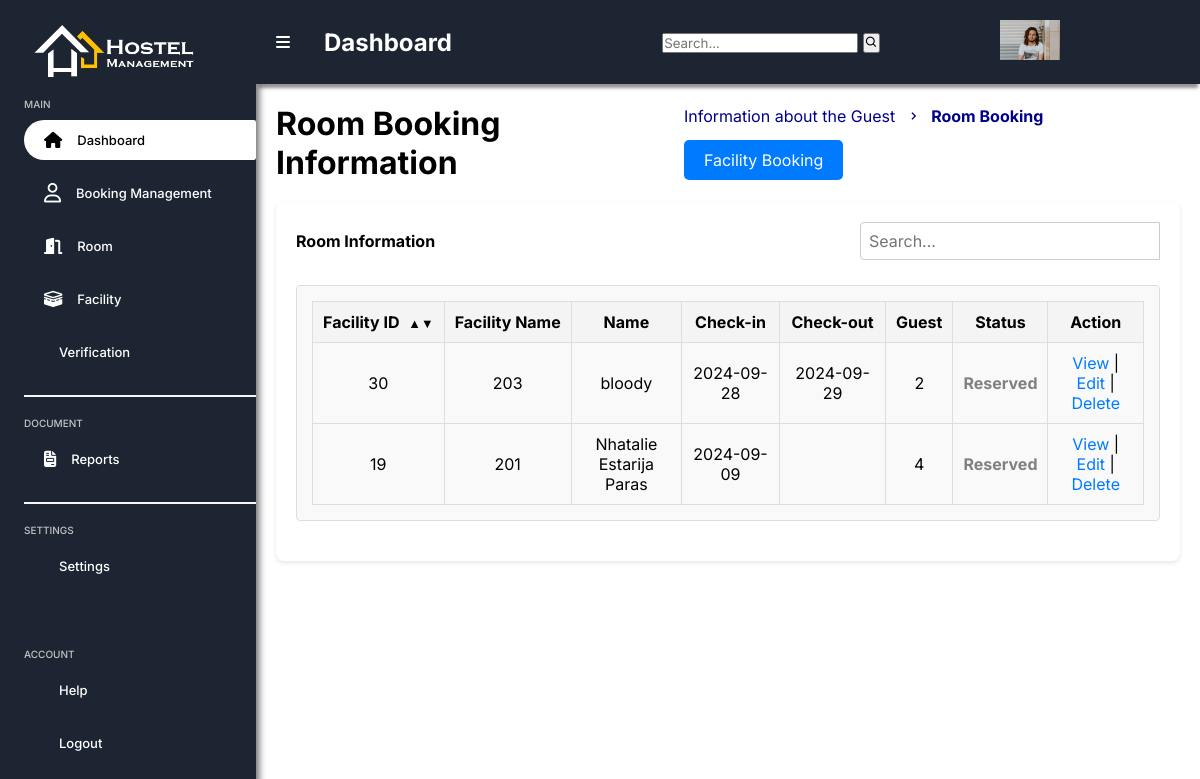
Page /roombooking.php on the committed database.
### tables this page shows
CREATE TABLE `room_reservation` (
  `room_id` int(100) NOT NULL,
  `fullname` varchar(100) NOT NULL,
  `email` varchar(100) NOT NULL,
  `address` text NOT NULL,
  `phonenumber` text NOT NULL,
  `Totalguest` int(100) NOT NULL,
  `guestimage` text DEFAULT NULL,
  `roomtype` text NOT NULL,
  `roomnumber` text NOT NULL,
  `checkin` date DEFAULT NULL,
  `checkout` date DEFAULT NULL,
  `amenities` text NOT NULL,
  `status` varchar(100) NOT NULL,
  `accompany` text NOT NULL
);

### roombooking.php (the view, shortened to what this page needs)
<?php
include 'php/connection.php';
?>
<!DOCTYPE html>
<html lang="en">
<?php include 'includes/head.php'; ?>
<body>
    <?php include 'includes/sidebar.php'; ?>
    <div id="main-content">
        <?php include 'includes/header.php'; ?>
        <main>
            <div class="four-box-container">
                <h1>Room Booking Information</h1>
                <div class="breadcrumb">
                    <a href="#">Information about the Guest</a>
                    <i class='bx bx-chevron-right'></i>
                    <a class="active" href="#">Room Booking</a>
                    <a href="facilitybooking.php" id="refreshStats" class="btn btn-refresh">Facility Booking</a>
                </div>
            </div>
            <div class="box-info-container">
                <div class="header-container" style="width: 100%; ">
                    <h4>Room Information</h4>
                    <div class="search-bar">
                        <input type="text" id="searchInput" placeholder="Search..." onkeyup="searchTable()">
                    </div>
                </div>
                <div class="horizontal-box" style="width: 100%; margin-top: -15px;">
                    <table id="bookingTable">
                        <thead>
                            <tr>
                                <th>Facility ID <span class="sort-icon" onclick="sortTable(0)">&#x25B2;&#x25BC;</span>
                                </th>
                                <th>Facility Name</th>
                                <th>Name</th>
                                <th>Check-in</th>
                                <th>Check-out</th>
                                <th>Guest</th>
                                <th>Status</th>
                                <th>Action</th>
                            </tr>
                        </thead>
                        <tbody>
                            <?php
                            $sql = "SELECT room_id, roomnumber, fullname, checkin, checkout, Totalguest, status FROM room_reservation";
                            $result = $conn->query($sql);
                            if ($result->num_rows > 0) {
                                while ($row = $result->fetch_assoc()) {
                                    echo "<tr>";
                                    echo "<td>" . htmlspecialchars($row['room_id']) . "</td>";
                                    echo "<td>" . htmlspecialchars($row['roomnumber']) . "</td>";
                                    echo "<td>" . htmlspecialchars($row['fullname']) . "</td>";
                                    echo "<td>" . htmlspecialchars($row['checkin']) . "</td>";
                                    echo "<td>" . htmlspecialchars($row['checkout']) . "</td>";
                                    echo "<td>" . htmlspecialchars($row['Totalguest']) . "</td>";
                                    echo "<td style='color:grey;'><strong>" . htmlspecialchars($row['status']) . "</strong></td>";
                                    echo "<td>
                                                <a href='roombooking.php?id=" . htmlspecialchars($row['room_id']) . "'>View</a> |
                                                <a href='roombooking.php?id=" . htmlspecialchars($row['room_id']) . "'>Edit</a> |
                                                <a href='roombooking.php?id=" . htmlspecialchars($row['room_id']) . "' onclick='return confirm(\"Are you sure you want to delete this booking?\")'>Delete</a>
                                            </td>";
                                    echo "</tr>";
                                }
                            } else {
                                echo "<tr><td colspan='8'>No bookings found</td></tr>";
                            }
                            ?>
                        </tbody>
                    </table>
                </div>
            </div>
        </main>
    </div>
</body>
</html>

### assets/css/sidebarr.css (style rules this page uses)
* { margin: 0; padding: 0; box-sizing: border-box; font-family: "Inter", sans-serif; }
body { background-color: #ffffff; }
.search-bar { position: relative; width: 300px; }
.search-bar input { width: 100%; padding: 10px; border: 1px solid #ccc; border-radius: 5px; }

### assets/css/style.css (style rules this page uses)
.four-box-container { display: flex; justify-content: space-between; gap: 20px; padding: 20px; }
.breadcrumb { display: flex; align-items: center; gap: 10px; flex-wrap: wrap; }
.breadcrumb a { text-decoration: none; color: #00008B; }
.breadcrumb a.active { font-weight: bold; }
.breadcrumb i { color: #00008B; }
table { font-family: arial, sans-serif; border-collapse: collapse; width: 100%; }
td, th { border: 1px solid #dddddd; text-align: center; padding: 8px; }
th { text-align: center; background-color: #dddddd; }
tr { text-align: center; }
#refreshStats { background-color: #007bff; color: white; border: none; padding: 10px 20px; cursor: pointer; border-radius: 5px; }
.horizontal-box { width: 100%; padding: 15px; background-color: #f9f9f9; border: 1px solid #ddd; border-radius: 4px; margin-bottom: 20px; }
.box-info-container { padding: 20px; background-color: #fff; border-radius: 8px; box-shadow: 0 2px 4px rgba(0,0,0,0.1); }
.header-container { display: flex; justify-content: space-between; align-items: center; margin-bottom: 20px; }
.header-container h4 { margin: 0; }
.search-bar { display: flex; align-items: center; }
.search-bar input[type="text"] { padding: 8px; font-size: 16px; border: 1px solid #ccc; border-radius: 4px 0 0 4px; outline: none; width: 200px; }
.horizontal-box { overflow-x: auto; }
#bookingTable { width: 100%; border-collapse: collapse; }
#bookingTable th, #bookingTable td { padding: 10px; border: 1px solid #ddd; text-align: center; }
#bookingTable th { background-color: #f4f4f4; }
#bookingTable td a { color: #007bff; text-decoration: none; }

### assets/css/style2.css (style rules this page uses)
.box-info-container { display: flex; justify-content: space-between; flex-wrap: wrap; gap: 20px; margin-left: 20px; margin-bottom: 20px; margin-right: 20px; }

### assets/css/image.css (style rules this page uses)
:root { --blue: #0071FF; --light-blue: #B6DBF6; --dark-blue: #005DD1; --grey: #f2f2f2; }

### includes/head.php (style rules this page uses)
.box-info-container { padding: 20px; background-color: #fff; border-radius: 8px; box-shadow: 0 2px 4px rgba(0, 0, 0, 0.1); }
.header-container { display: flex; justify-content: space-between; align-items: center; margin-bottom: 20px; }
.header-container h4 { margin: 0; }
.search-bar { display: flex; align-items: center; }
.search-bar input[type="text"] { padding: 8px; font-size: 16px; border: 1px solid #ccc; border-radius: 4px 0 0 4px; outline: none; width: 300px; }
.horizontal-box { overflow-x: auto; }
#bookingTable { width: 100%; border-collapse: collapse; }
#bookingTable th, #bookingTable td { padding: 10px; border: 1px solid #ddd; text-align: center; }
#bookingTable th { background-color: #f4f4f4; }
#bookingTable td a { color: #007bff; text-decoration: none; }
.sort-icon { cursor: pointer; user-select: none; padding-left: 5px; font-size: 0.8em; }
th { white-space: nowrap; }

### includes/header.php (style rules this page uses)
body { display: flex; margin: 0; padding: 0; }
#main-content { flex: 1; }

### rows in the picture
room_reservation: room_id "19", roomnumber "201", fullname "Nhatalie Estarija Paras", checkin "2024-09-09", Totalguest "4", status "Reserved"
room_reservation: room_id "30", roomnumber "203", fullname "bloody", checkin "2024-09-28", checkout "2024-09-29", Totalguest "2", status "Reserved"
